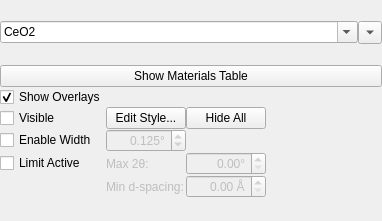
<?xml version="1.0" encoding="UTF-8"?>
<ui version="4.0">
 <class>materials_panel</class>
 <widget class="QWidget" name="materials_panel">
  <property name="geometry">
   <rect>
    <x>0</x>
    <y>0</y>
    <width>382</width>
    <height>221</height>
   </rect>
  </property>
  <layout class="QVBoxLayout" name="verticalLayout_7">
   <property name="spacing">
    <number>0</number>
   </property>
   <property name="leftMargin">
    <number>0</number>
   </property>
   <property name="topMargin">
    <number>0</number>
   </property>
   <property name="rightMargin">
    <number>0</number>
   </property>
   <property name="bottomMargin">
    <number>0</number>
   </property>
   <item>
    <layout class="QHBoxLayout" name="horizontalLayout_7">
     <property name="spacing">
      <number>0</number>
     </property>
     <item>
      <widget class="QComboBox" name="materials_combo">
       <property name="sizePolicy">
        <sizepolicy hsizetype="Expanding" vsizetype="Fixed">
         <horstretch>0</horstretch>
         <verstretch>0</verstretch>
        </sizepolicy>
       </property>
       <property name="contextMenuPolicy">
        <enum>Qt::DefaultContextMenu</enum>
       </property>
       <property name="toolTip">
        <string/>
       </property>
       <property name="editable">
        <bool>true</bool>
       </property>
       <item>
        <property name="text">
         <string>CeO2</string>
        </property>
       </item>
       <item>
        <property name="text">
         <string>Diamond</string>
        </property>
       </item>
       <item>
        <property name="text">
         <string>LaB6</string>
        </property>
       </item>
       <item>
        <property name="text">
         <string>Ruby</string>
        </property>
       </item>
       <item>
        <property name="text">
         <string>Silicon</string>
        </property>
       </item>
      </widget>
     </item>
     <item>
      <widget class="QToolButton" name="materials_tool_button">
       <property name="toolTip">
        <string>&lt;html&gt;&lt;head/&gt;&lt;body&gt;&lt;p&gt;Click to add, modify, or delete material&lt;/p&gt;&lt;/body&gt;&lt;/html&gt;</string>
       </property>
       <property name="styleSheet">
        <string notr="true">QToolButton::menu-indicator { image: none; }</string>
       </property>
       <property name="text">
        <string/>
       </property>
       <property name="iconSize">
        <size>
         <width>16</width>
         <height>16</height>
        </size>
       </property>
       <property name="popupMode">
        <enum>QToolButton::InstantPopup</enum>
       </property>
       <property name="toolButtonStyle">
        <enum>Qt::ToolButtonIconOnly</enum>
       </property>
       <property name="autoRaise">
        <bool>false</bool>
       </property>
       <property name="arrowType">
        <enum>Qt::DownArrow</enum>
       </property>
      </widget>
     </item>
    </layout>
   </item>
   <item>
    <layout class="QGridLayout" name="gridLayout">
     <item row="4" column="0">
      <widget class="QCheckBox" name="limit_active">
       <property name="toolTip">
        <string>&lt;html&gt;&lt;head/&gt;&lt;body&gt;&lt;p&gt;Limit the allowed HKLs with the max 2θ or the minimum d spacing.&lt;/p&gt;&lt;/body&gt;&lt;/html&gt;</string>
       </property>
       <property name="text">
        <string>Limit Active</string>
       </property>
      </widget>
     </item>
     <item row="5" column="1">
      <widget class="QLabel" name="min_d_spacing_label">
       <property name="enabled">
        <bool>false</bool>
       </property>
       <property name="text">
        <string>Min d-spacing:</string>
       </property>
      </widget>
     </item>
     <item row="3" column="0">
      <widget class="QCheckBox" name="enable_width">
       <property name="toolTip">
        <string>&lt;html&gt;&lt;head/&gt;&lt;body&gt;&lt;p&gt;Enable 2θ width for the currently selected material.&lt;/p&gt;&lt;/body&gt;&lt;/html&gt;</string>
       </property>
       <property name="text">
        <string>Enable Width</string>
       </property>
      </widget>
     </item>
     <item row="3" column="1">
      <widget class="QDoubleSpinBox" name="tth_width">
       <property name="enabled">
        <bool>false</bool>
       </property>
       <property name="toolTip">
        <string>&lt;html&gt;&lt;head/&gt;&lt;body&gt;&lt;p&gt;2θ width for the currently selected material&lt;/p&gt;&lt;/body&gt;&lt;/html&gt;</string>
       </property>
       <property name="alignment">
        <set>Qt::AlignRight|Qt::AlignTrailing|Qt::AlignVCenter</set>
       </property>
       <property name="keyboardTracking">
        <bool>false</bool>
       </property>
       <property name="prefix">
        <string/>
       </property>
       <property name="suffix">
        <string>°</string>
       </property>
       <property name="decimals">
        <number>3</number>
       </property>
       <property name="minimum">
        <double>0.000000000000000</double>
       </property>
       <property name="maximum">
        <double>10.000000000000000</double>
       </property>
       <property name="singleStep">
        <double>0.005000000000000</double>
       </property>
       <property name="value">
        <double>0.125000000000000</double>
       </property>
      </widget>
     </item>
     <item row="2" column="0">
      <widget class="QCheckBox" name="material_visible">
       <property name="toolTip">
        <string>&lt;html&gt;&lt;head/&gt;&lt;body&gt;&lt;p&gt;Make the currently selected material visible&lt;/p&gt;&lt;/body&gt;&lt;/html&gt;</string>
       </property>
       <property name="text">
        <string>Visible</string>
       </property>
      </widget>
     </item>
     <item row="2" column="1">
      <widget class="QPushButton" name="edit_style_button">
       <property name="toolTip">
        <string>&lt;html&gt;&lt;head/&gt;&lt;body&gt;&lt;p&gt;Edit the overlay styles of the currently selected material&lt;/p&gt;&lt;/body&gt;&lt;/html&gt;</string>
       </property>
       <property name="text">
        <string>Edit Style...</string>
       </property>
      </widget>
     </item>
     <item row="5" column="2">
      <widget class="QDoubleSpinBox" name="min_d_spacing">
       <property name="enabled">
        <bool>false</bool>
       </property>
       <property name="toolTip">
        <string>&lt;html&gt;&lt;head/&gt;&lt;body&gt;&lt;p&gt;The minimum d spacing for the HKLs.&lt;/p&gt;&lt;/body&gt;&lt;/html&gt;</string>
       </property>
       <property name="alignment">
        <set>Qt::AlignRight|Qt::AlignTrailing|Qt::AlignVCenter</set>
       </property>
       <property name="keyboardTracking">
        <bool>false</bool>
       </property>
       <property name="suffix">
        <string> Å</string>
       </property>
       <property name="singleStep">
        <double>0.100000000000000</double>
       </property>
      </widget>
     </item>
     <item row="4" column="1">
      <widget class="QLabel" name="max_tth_label">
       <property name="enabled">
        <bool>false</bool>
       </property>
       <property name="text">
        <string>Max 2θ:</string>
       </property>
      </widget>
     </item>
     <item row="4" column="2">
      <widget class="QDoubleSpinBox" name="max_tth">
       <property name="enabled">
        <bool>false</bool>
       </property>
       <property name="toolTip">
        <string>&lt;html&gt;&lt;head/&gt;&lt;body&gt;&lt;p&gt;The max 2θ for the HKLs.&lt;/p&gt;&lt;/body&gt;&lt;/html&gt;</string>
       </property>
       <property name="alignment">
        <set>Qt::AlignRight|Qt::AlignTrailing|Qt::AlignVCenter</set>
       </property>
       <property name="keyboardTracking">
        <bool>false</bool>
       </property>
       <property name="suffix">
        <string>°</string>
       </property>
       <property name="singleStep">
        <double>0.100000000000000</double>
       </property>
      </widget>
     </item>
     <item row="4" column="3">
      <spacer name="horizontalSpacer_2">
       <property name="orientation">
        <enum>Qt::Horizontal</enum>
       </property>
       <property name="sizeHint" stdset="0">
        <size>
         <width>40</width>
         <height>20</height>
        </size>
       </property>
      </spacer>
     </item>
     <item row="3" column="2" colspan="2">
      <spacer name="horizontalSpacer">
       <property name="orientation">
        <enum>Qt::Horizontal</enum>
       </property>
       <property name="sizeHint" stdset="0">
        <size>
         <width>40</width>
         <height>20</height>
        </size>
       </property>
      </spacer>
     </item>
     <item row="5" column="3">
      <spacer name="horizontalSpacer_3">
       <property name="orientation">
        <enum>Qt::Horizontal</enum>
       </property>
       <property name="sizeHint" stdset="0">
        <size>
         <width>40</width>
         <height>20</height>
        </size>
       </property>
      </spacer>
     </item>
     <item row="2" column="2">
      <widget class="QPushButton" name="hide_all">
       <property name="toolTip">
        <string>&lt;html&gt;&lt;head/&gt;&lt;body&gt;&lt;p&gt;Hide all material overlays&lt;/p&gt;&lt;/body&gt;&lt;/html&gt;</string>
       </property>
       <property name="text">
        <string>Hide All</string>
       </property>
      </widget>
     </item>
     <item row="1" column="0">
      <widget class="QCheckBox" name="show_overlays">
       <property name="toolTip">
        <string>&lt;html&gt;&lt;head/&gt;&lt;body&gt;&lt;p&gt;Display overlays in the canvas for each material&lt;/p&gt;&lt;/body&gt;&lt;/html&gt;</string>
       </property>
       <property name="text">
        <string>Show Overlays</string>
       </property>
       <property name="checked">
        <bool>true</bool>
       </property>
      </widget>
     </item>
     <item row="0" column="0" colspan="4">
      <widget class="QPushButton" name="show_materials_table">
       <property name="text">
        <string>Show Materials Table</string>
       </property>
      </widget>
     </item>
    </layout>
   </item>
  </layout>
 </widget>
 <tabstops>
  <tabstop>materials_combo</tabstop>
  <tabstop>materials_tool_button</tabstop>
  <tabstop>show_materials_table</tabstop>
  <tabstop>show_overlays</tabstop>
  <tabstop>material_visible</tabstop>
  <tabstop>edit_style_button</tabstop>
  <tabstop>hide_all</tabstop>
  <tabstop>enable_width</tabstop>
  <tabstop>tth_width</tabstop>
  <tabstop>limit_active</tabstop>
  <tabstop>max_tth</tabstop>
  <tabstop>min_d_spacing</tabstop>
 </tabstops>
 <resources/>
 <connections/>
</ui>
